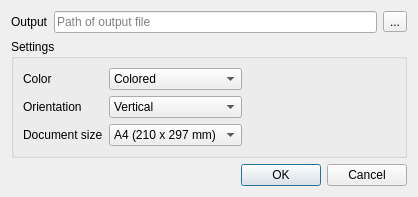
<?xml version="1.0" encoding="UTF-8"?>
<ui version="4.0">
 <class>ExportPDF</class>
 <widget class="QDialog" name="ExportPDF">
  <property name="geometry">
   <rect>
    <x>0</x>
    <y>0</y>
    <width>418</width>
    <height>195</height>
   </rect>
  </property>
  <property name="windowTitle">
   <string>Export as PDF document</string>
  </property>
  <layout class="QGridLayout" name="gridLayout_2">
   <item row="2" column="0">
    <widget class="QDialogButtonBox" name="buttonBox_2">
     <property name="orientation">
      <enum>Qt::Horizontal</enum>
     </property>
     <property name="standardButtons">
      <set>QDialogButtonBox::Cancel|QDialogButtonBox::Ok</set>
     </property>
    </widget>
   </item>
   <item row="0" column="0">
    <layout class="QHBoxLayout" name="horizontalLayout">
     <item>
      <widget class="QLabel" name="Output_Label">
       <property name="text">
        <string>Output</string>
       </property>
      </widget>
     </item>
     <item>
      <widget class="QLineEdit" name="OutputFile_LineEdit">
       <property name="placeholderText">
        <string>Path of output file</string>
       </property>
      </widget>
     </item>
     <item>
      <widget class="QToolButton" name="chooseFile_ToolButton">
       <property name="text">
        <string>...</string>
       </property>
      </widget>
     </item>
    </layout>
   </item>
   <item row="1" column="0">
    <widget class="QGroupBox" name="groupBox">
     <property name="title">
      <string>Settings</string>
     </property>
     <layout class="QGridLayout" name="gridLayout">
      <item row="2" column="0">
       <widget class="QLabel" name="DocumentSize_Label">
        <property name="text">
         <string>Document size</string>
        </property>
       </widget>
      </item>
      <item row="2" column="1">
       <widget class="QComboBox" name="DocumentSize_ComboBox">
        <item>
         <property name="text">
          <string>A4 (210 x 297 mm)</string>
         </property>
        </item>
        <item>
         <property name="text">
          <string>A5 (148 x 210 mm)</string>
         </property>
        </item>
        <item>
         <property name="text">
          <string>A6 (105 x 148 mm)</string>
         </property>
        </item>
        <item>
         <property name="text">
          <string>A7 (74 x 105 mm)</string>
         </property>
        </item>
        <item>
         <property name="text">
          <string>Executive</string>
         </property>
        </item>
        <item>
         <property name="text">
          <string>Folio</string>
         </property>
        </item>
        <item>
         <property name="text">
          <string>Ledger</string>
         </property>
        </item>
        <item>
         <property name="text">
          <string>Legal</string>
         </property>
        </item>
        <item>
         <property name="text">
          <string>Letter</string>
         </property>
        </item>
        <item>
         <property name="text">
          <string>Tabloid</string>
         </property>
        </item>
        <item>
         <property name="text">
          <string>Note</string>
         </property>
        </item>
        <item>
         <property name="text">
          <string>Quarto</string>
         </property>
        </item>
        <item>
         <property name="text">
          <string>Postcard</string>
         </property>
        </item>
        <item>
         <property name="text">
          <string>DoublePostcard</string>
         </property>
        </item>
       </widget>
      </item>
      <item row="0" column="1">
       <widget class="QComboBox" name="Color_ComboBox">
        <item>
         <property name="text">
          <string>Colored</string>
         </property>
        </item>
        <item>
         <property name="text">
          <string>Gray scale</string>
         </property>
        </item>
       </widget>
      </item>
      <item row="1" column="1">
       <widget class="QComboBox" name="Orientation_ComboBox">
        <item>
         <property name="text">
          <string>Vertical</string>
         </property>
        </item>
        <item>
         <property name="text">
          <string>Horizontal</string>
         </property>
        </item>
       </widget>
      </item>
      <item row="1" column="0">
       <widget class="QLabel" name="label">
        <property name="text">
         <string>Orientation</string>
        </property>
       </widget>
      </item>
      <item row="0" column="0">
       <widget class="QLabel" name="Color_Label">
        <property name="text">
         <string>Color</string>
        </property>
       </widget>
      </item>
      <item row="0" column="2">
       <spacer name="horizontalSpacer">
        <property name="orientation">
         <enum>Qt::Horizontal</enum>
        </property>
        <property name="sizeHint" stdset="0">
         <size>
          <width>40</width>
          <height>20</height>
         </size>
        </property>
       </spacer>
      </item>
      <item row="1" column="2">
       <spacer name="horizontalSpacer_2">
        <property name="orientation">
         <enum>Qt::Horizontal</enum>
        </property>
        <property name="sizeHint" stdset="0">
         <size>
          <width>40</width>
          <height>20</height>
         </size>
        </property>
       </spacer>
      </item>
      <item row="2" column="2">
       <spacer name="horizontalSpacer_3">
        <property name="orientation">
         <enum>Qt::Horizontal</enum>
        </property>
        <property name="sizeHint" stdset="0">
         <size>
          <width>40</width>
          <height>20</height>
         </size>
        </property>
       </spacer>
      </item>
     </layout>
    </widget>
   </item>
  </layout>
 </widget>
 <resources/>
 <connections/>
</ui>
